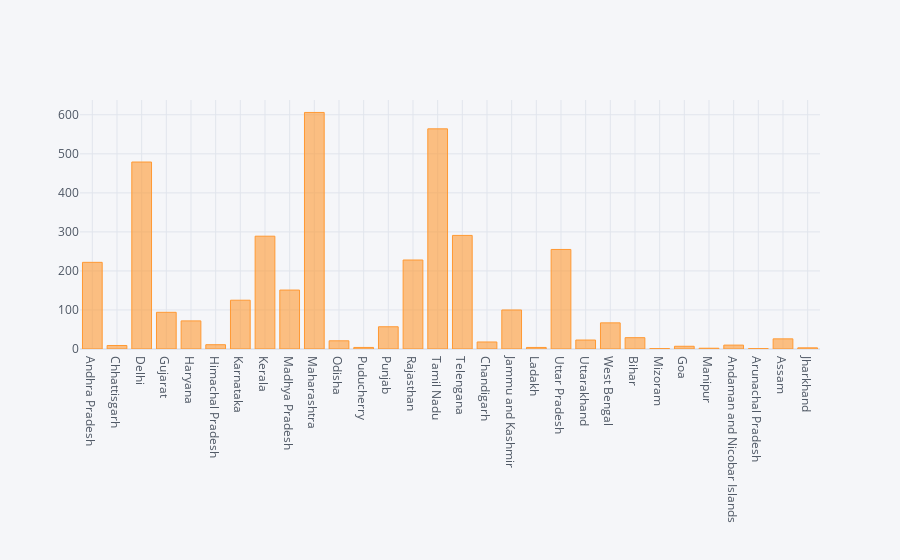

Notebook cell for this chart:
### Code cell
#pandas viz
df.plot(kind='bar',x='Name of State / UT',y='Active Cases',)
plt.show()

#plotly viz
df.iplot(kind='bar',x='Name of State / UT',y='Active Cases',)

### Figure 1 — Plotly figure (JSON) as saved in the notebook; plotly's stock layout.template omitted (floating-point values rounded to 4 significant figures)
{"data": [{"marker": {"color": "rgba(255, 153, 51, 0.6)", "line": {"color": "rgba(255, 153, 51, 1.0)", "width": 1}}, "name": "Active Cases", "orientation": "v", "text": "", "type": "bar", "x": ["Andhra Pradesh", "Chhattisgarh", "Delhi", "Gujarat", "Haryana", "Himachal Pradesh", "Karnataka", "Kerala", "Madhya Pradesh", "Maharashtra", "Odisha", "Puducherry", "Punjab", "Rajasthan", "Tamil Nadu", "Telengana", "Chandigarh", "Jammu and Kashmir", "Ladakh", "Uttar Pradesh", "Uttarakhand", "West Bengal", "Bihar", "Mizoram", "Goa", "Manipur", "Andaman and Nicobar Islands", "Arunachal Pradesh", "Assam", "Jharkhand"], "y": [222, 9, 479, 94, 72, 11, 125, 289, 151, 606, 21, 4, 57, 228, 564, 291, 18, 100, 4, 255, 23, 67, 29, 1, 7, 2, 10, 1, 26, 3]}], "layout": {"legend": {"bgcolor": "#F5F6F9", "font": {"color": "#4D5663"}}, "paper_bgcolor": "#F5F6F9", "plot_bgcolor": "#F5F6F9", "title": {"font": {"color": "#4D5663"}}, "xaxis": {"gridcolor": "#E1E5ED", "showgrid": true, "tickfont": {"color": "#4D5663"}, "title": {"font": {"color": "#4D5663"}, "text": ""}, "zerolinecolor": "#E1E5ED"}, "yaxis": {"gridcolor": "#E1E5ED", "showgrid": true, "tickfont": {"color": "#4D5663"}, "title": {"font": {"color": "#4D5663"}, "text": ""}, "zerolinecolor": "#E1E5ED"}}}
